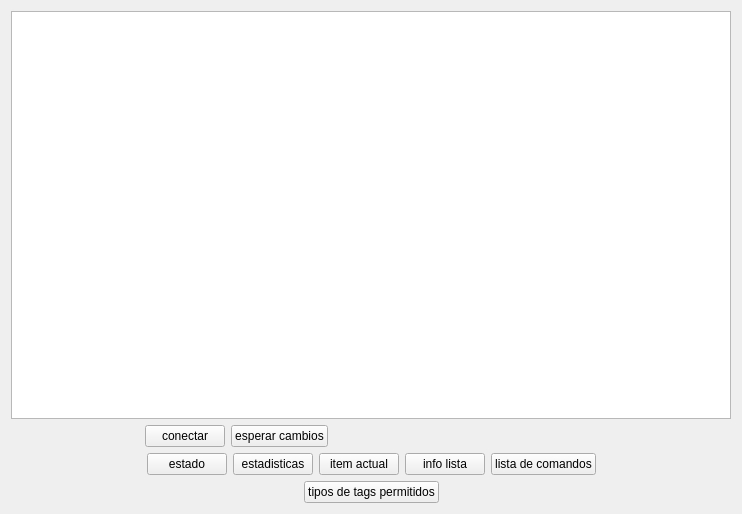
<?xml version="1.0" encoding="UTF-8"?>
<ui version="4.0">
 <class>MainWindow</class>
 <widget class="QMainWindow" name="MainWindow">
  <property name="geometry">
   <rect>
    <x>0</x>
    <y>0</y>
    <width>742</width>
    <height>514</height>
   </rect>
  </property>
  <property name="windowTitle">
   <string>MainWindow</string>
  </property>
  <widget class="QWidget" name="centralWidget">
   <layout class="QVBoxLayout" name="verticalLayout">
    <item>
     <widget class="QPlainTextEdit" name="plainTextEdit"/>
    </item>
    <item>
     <layout class="QHBoxLayout" name="horizontalLayout_3">
      <item>
       <spacer name="horizontalSpacer_5">
        <property name="orientation">
         <enum>Qt::Horizontal</enum>
        </property>
        <property name="sizeHint" stdset="0">
         <size>
          <width>40</width>
          <height>20</height>
         </size>
        </property>
       </spacer>
      </item>
      <item>
       <widget class="QPushButton" name="btnConectar">
        <property name="text">
         <string>conectar</string>
        </property>
       </widget>
      </item>
      <item>
       <widget class="QPushButton" name="btnEsperarCambios">
        <property name="text">
         <string>esperar cambios</string>
        </property>
       </widget>
      </item>
      <item>
       <spacer name="horizontalSpacer_6">
        <property name="orientation">
         <enum>Qt::Horizontal</enum>
        </property>
        <property name="sizeHint" stdset="0">
         <size>
          <width>40</width>
          <height>20</height>
         </size>
        </property>
       </spacer>
      </item>
      <item>
       <spacer name="horizontalSpacer_7">
        <property name="orientation">
         <enum>Qt::Horizontal</enum>
        </property>
        <property name="sizeHint" stdset="0">
         <size>
          <width>40</width>
          <height>20</height>
         </size>
        </property>
       </spacer>
      </item>
      <item>
       <spacer name="horizontalSpacer_8">
        <property name="orientation">
         <enum>Qt::Horizontal</enum>
        </property>
        <property name="sizeHint" stdset="0">
         <size>
          <width>40</width>
          <height>20</height>
         </size>
        </property>
       </spacer>
      </item>
     </layout>
    </item>
    <item>
     <layout class="QHBoxLayout" name="horizontalLayout">
      <item>
       <spacer name="horizontalSpacer">
        <property name="orientation">
         <enum>Qt::Horizontal</enum>
        </property>
        <property name="sizeHint" stdset="0">
         <size>
          <width>40</width>
          <height>20</height>
         </size>
        </property>
       </spacer>
      </item>
      <item>
       <widget class="QPushButton" name="btnEstado">
        <property name="text">
         <string>estado</string>
        </property>
       </widget>
      </item>
      <item>
       <widget class="QPushButton" name="btnEstadisticas">
        <property name="text">
         <string>estadisticas</string>
        </property>
       </widget>
      </item>
      <item>
       <widget class="QPushButton" name="btnItemActual">
        <property name="text">
         <string>item actual</string>
        </property>
       </widget>
      </item>
      <item>
       <widget class="QPushButton" name="btnInfoLista">
        <property name="text">
         <string>info lista</string>
        </property>
       </widget>
      </item>
      <item>
       <widget class="QPushButton" name="btnListaComandos">
        <property name="text">
         <string>lista de comandos</string>
        </property>
       </widget>
      </item>
      <item>
       <spacer name="horizontalSpacer_2">
        <property name="orientation">
         <enum>Qt::Horizontal</enum>
        </property>
        <property name="sizeHint" stdset="0">
         <size>
          <width>40</width>
          <height>20</height>
         </size>
        </property>
       </spacer>
      </item>
     </layout>
    </item>
    <item>
     <layout class="QHBoxLayout" name="horizontalLayout_2">
      <item>
       <spacer name="horizontalSpacer_3">
        <property name="orientation">
         <enum>Qt::Horizontal</enum>
        </property>
        <property name="sizeHint" stdset="0">
         <size>
          <width>40</width>
          <height>20</height>
         </size>
        </property>
       </spacer>
      </item>
      <item>
       <widget class="QPushButton" name="btnTiposTags">
        <property name="text">
         <string>tipos de tags permitidos</string>
        </property>
       </widget>
      </item>
      <item>
       <spacer name="horizontalSpacer_4">
        <property name="orientation">
         <enum>Qt::Horizontal</enum>
        </property>
        <property name="sizeHint" stdset="0">
         <size>
          <width>40</width>
          <height>20</height>
         </size>
        </property>
       </spacer>
      </item>
     </layout>
    </item>
   </layout>
  </widget>
 </widget>
 <layoutdefault spacing="6" margin="11"/>
 <resources/>
 <connections/>
</ui>
